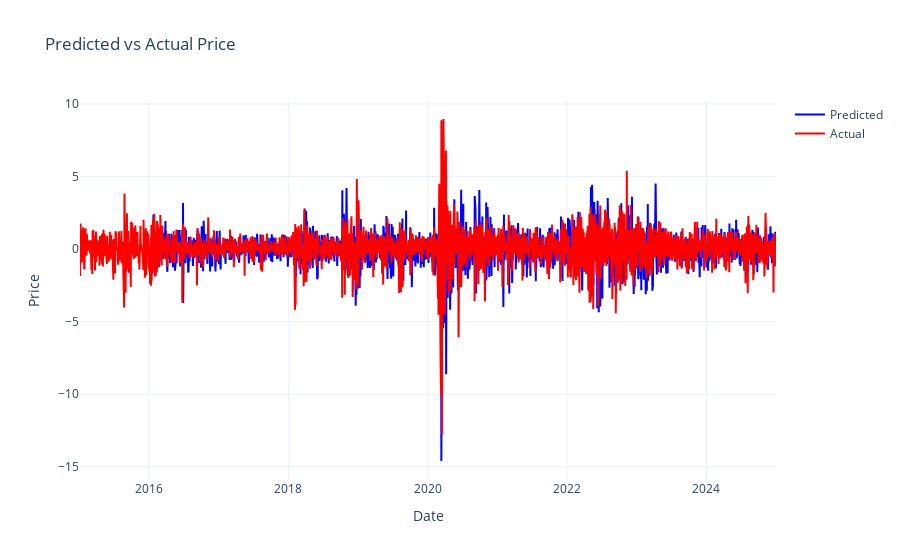

The cell this chart's notebook holds for it:
### Code cell
plots.actual_vs_predicted_time_series_plot(
  snp_garch,
  actual_col_name="log_returns",
  predicted_col_name="forecasted_log_return",
  var_name="Price"
)

### Figure 1 — Plotly figure (JSON) as saved in the notebook; plotly's stock layout.template omitted (floating-point values rounded to 4 significant figures; data arrays with more than 128 entries replaced by an {"elided": "..."} marker saying what was removed)
{"data": [{"line": {"color": "blue"}, "mode": "lines", "name": "Predicted", "type": "scatter", "x": {"elided": "2515 str values"}, "y": {"elided": "2515 float values"}}, {"line": {"color": "red"}, "mode": "lines", "name": "Actual", "type": "scatter", "x": {"elided": "2515 str values"}, "y": {"elided": "2515 float values"}}], "layout": {"title": {"text": "Predicted vs Actual Price"}, "xaxis": {"title": {"text": "Date"}}, "yaxis": {"title": {"text": "Price"}}}}
